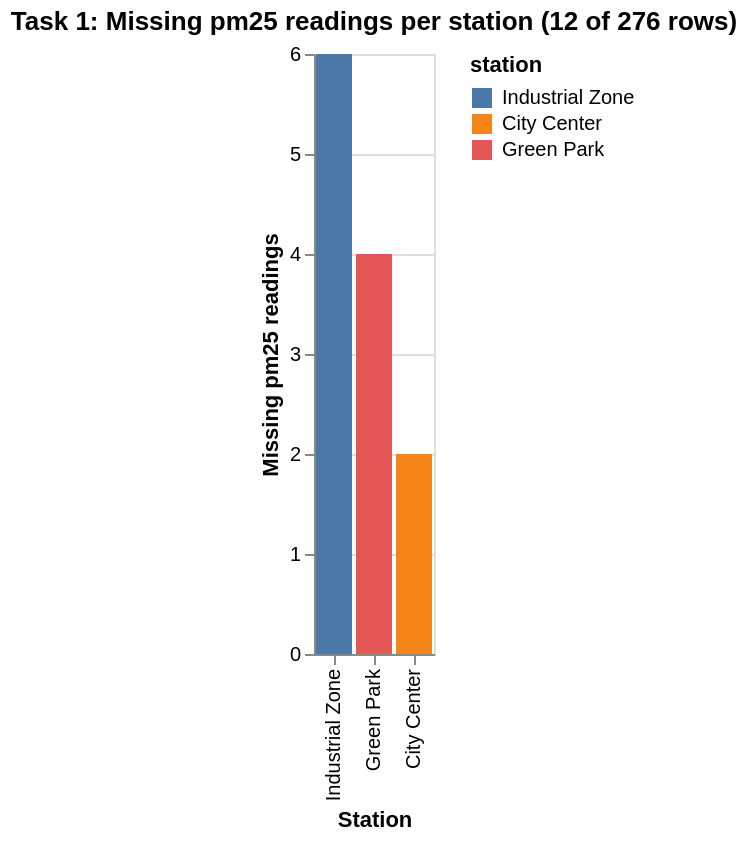

The specification (Vega-Lite) saved for this image:
### Vega-Lite specification from a JSON file in a GitHub repository (floating-point values rounded to 4 significant figures; data arrays with more than 128 entries replaced by an {"elided": "..."} marker saying what was removed)
{"$schema": "https://vega.github.io/schema/vega-lite/v6.json", "title": "Task 1: Missing pm25 readings per station (12 of 276 rows)", "data": {"values": {"elided": "276 records"}}, "transform": [{"calculate": "isValid(datum.pm25) ? 0 : 1", "as": "missing"}], "mark": "bar", "encoding": {"x": {"field": "station", "type": "nominal", "sort": "-y", "title": "Station"}, "y": {"aggregate": "sum", "field": "missing", "type": "quantitative", "title": "Missing pm25 readings"}, "color": {"field": "station", "type": "nominal", "scale": {"domain": ["Industrial Zone", "City Center", "Green Park"]}}, "tooltip": [{"field": "station", "type": "nominal"}, {"aggregate": "sum", "field": "missing", "type": "quantitative", "title": "Missing"}, {"aggregate": "count", "type": "quantitative", "title": "Total rows"}]}}
